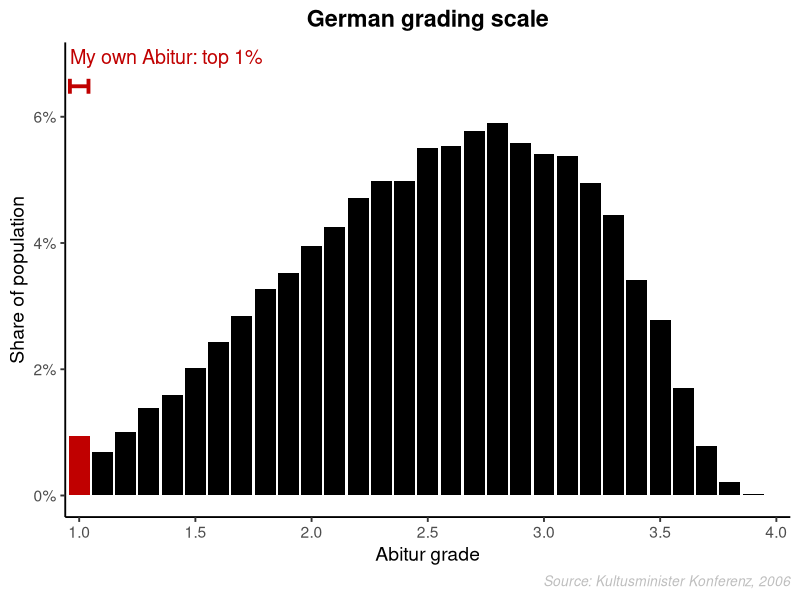
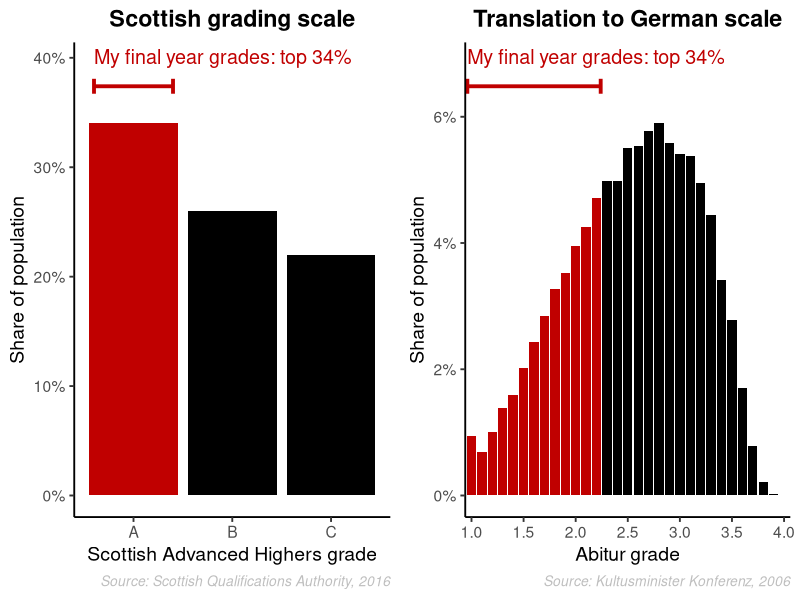
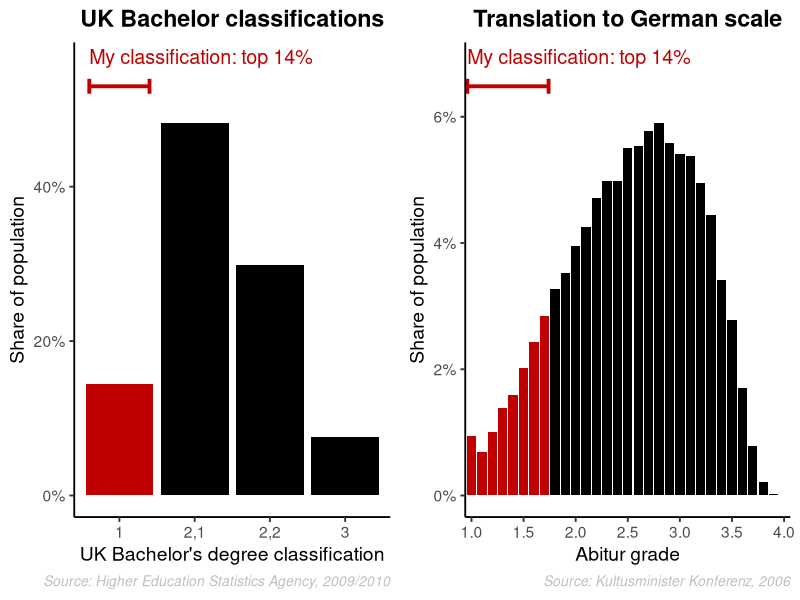
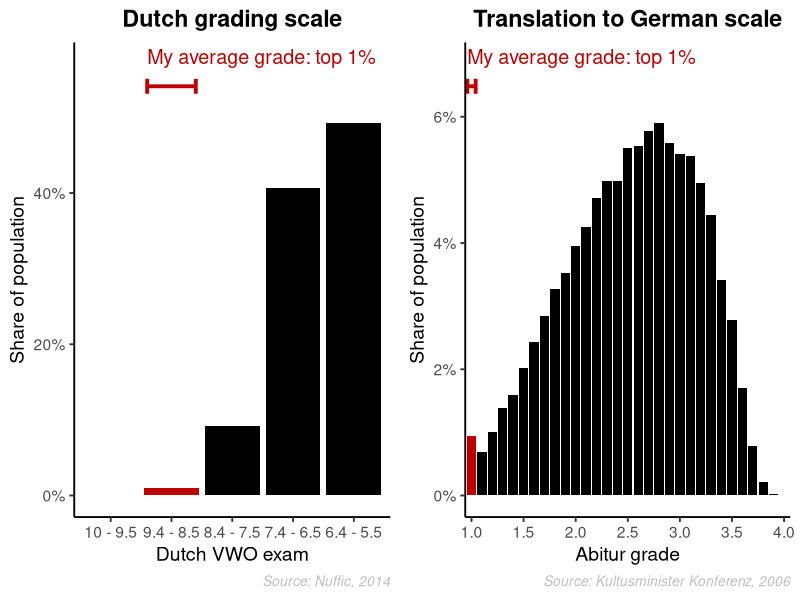
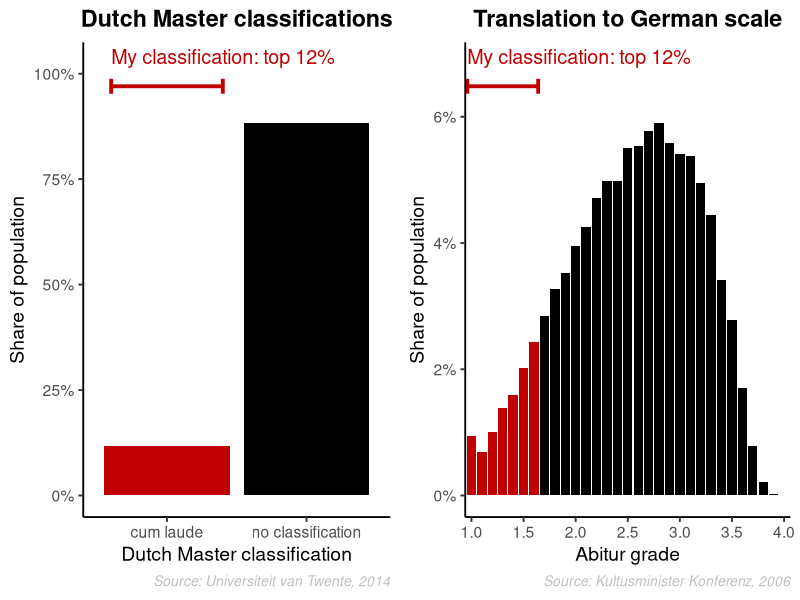

Write the R code that produced these figures, in order.
#This script visualises the grades I have obtained in my life and compares them to the German grading scale

#(c) Richard Kunert 
#For questions please e-mail RiKunert at gmail dot com

###################################################################################################
# load libraries
if(!require(ggplot2)){install.packages('ggplot2')}# visualisation
library(ggplot2)

if(!require(gridExtra)){install.packages('gridExtra')}#for plotting
library(gridExtra)

if(!require(scales)){install.packages('scales')}# percent axis labels
library(scales)

###################################################################################################
#prepare general look of plots (very clean)

theme_set(theme_bw(14)+#remove gray background, set font-size
            theme(axis.line = element_line(colour = "black"),
                  panel.grid.major = element_blank(),
                  panel.grid.minor = element_blank(),
                  #panel.background = element_blank(),
                  panel.border = element_blank(),
                  plot.title = element_text(hjust = 0.5, face="bold"),
                  #legend.key = element_blank(),
                  #legend.title = element_blank(),#remove all sorts of lines for a cleaner look
                  legend.position = 'none',#specify the legend to be on top
                  legend.direction = 'vertical'#specify the legend to be arranged vertically
                  ))

###################################################################################################
#custom plotting function for grade distribution with highlights

dis_plot = function(
  dis_dat,#the data whose distribution we will plot (data frame with columns prop, grades, and highlight)
  xlabel = 'Abitur grade',
  xticklabels = dis_dat$grades,#customisable x-axis labels
  caption_text = 'Source: Kultusminister Konferenz, 2006',#true for German Abitur distribution 
  percentiles = c(0, 0.1),#the percentiles which get highlighted
  bar_colours = c("#000000", "#c00000"),#first colour is non-highlight
  high_text = ' ',#The text of the highlight
  title_text = ' '){#The text of the highlight

  #augment input data
  dis_dat$perc = cumsum(dis_dat$prop)#cumulative proportion
  dis_dat$highlight = rep('-', length(dis_dat$prop))
  dis_dat$highlight[dis_dat$perc >= percentiles[1] & dis_dat$perc <= percentiles[2]] = 'RK'
  dis_dat$grades = factor(dis_dat$grades, levels = dis_dat$grades)
  
  #Plot distribution
  D = ggplot() +
    geom_bar(data = dis_dat, aes(x = grades, y = prop, fill = highlight), stat="identity") +
    labs(y="Share of population", x=xlabel) +
    scale_y_continuous(labels = percent) +#, limits = c(0, 0.07)) +
    scale_x_discrete(breaks = xticklabels,
                     labels = xticklabels) +
    scale_fill_manual(values=bar_colours) +
    ggtitle(title_text) +
    labs(caption = caption_text) + 
    theme(plot.caption = element_text(size = 10, color = 'grey', face= 'italic'))
  
  #add line and annotation of highlight
  y = max(dis_dat$prop) + max(dis_dat$prop)/ 10#0.06#line height
  x = mean(which(dis_dat$perc >= percentiles[1] & dis_dat$perc <= percentiles[2]))
  e = 0.4 + (x - min(which(dis_dat$perc >= percentiles[1] & dis_dat$perc <= percentiles[2])))
  vl = max(dis_dat$prop)/ 50
  
  D = D +
    geom_segment(aes(x=x - e, xend=x + e, y=y, yend=y), color = bar_colours[2], size = 1.3) +#horizontal line
    geom_segment(aes(x=x - e, xend=x - e, y=y - vl, yend=y + vl), color = bar_colours[2], size = 1.3) +#vertical line (left)
    geom_segment(aes(x=x + e, xend=x + e, y=y - vl, yend=y + vl), color = bar_colours[2], size = 1.3) +#vertical line (right)
    annotate("text", x = x - e, y = y + vl * 3, 
             vjust = 0, hjust=0, label=high_text, size = 5, color = bar_colours[2])
}

###################################################################################################
#plot actually obtained grades within distribution

#Source:  https://www.kmk.org/fileadmin/Dateien/pdf/Statistik/Aus_Abiturnoten_2006_2013.zip
AB_raw = c(2529, 1833, 2696, 3702, 4239, 5377, 6498, 7574, 8726, 9392, 10546, 11359, 12556, 13296, 13303, 14664, 14752, 15410, 15720, 14903, 14450, 14333, 13206, 11865, 9102, 7435, 4525, 2084, 561, 62, 22)
AB = data.frame(prop = AB_raw/sum(AB_raw),
                grades = as.character(format(seq(1, 4, 0.1), digits = 2)))

p1_1 = dis_plot(AB, xlabel = 'Abitur grade', xticklabels = c('1.0', '1.5', '2.0', '2.5', '3.0', '3.5', '4.0'),
             caption_text = 'Source: Kultusminister Konferenz, 2006',
             percentiles = c(0, 0.01), high_text = 'My own Abitur: top 1%',
             title_text = 'German grading scale')

# SCO: http://www.sqa.org.uk/sqa/files_ccc/ASR2016_AdvancedHigher.xls
SH = data.frame(prop = c(0.34, 0.26, 0.22),#7% D (FAIL) are ignored, based on 23,794 pupils
                grades = c('A', 'B', 'C'))
p2_1 = dis_plot(dis_dat = SH, xlabel = 'Scottish Advanced Highers grade',
             caption_text = 'Source: Scottish Qualifications Authority, 2016',
             percentiles = c(0, 0.34), high_text = 'My final year grades: top 34%',
             title_text = 'Scottish grading scale')

# Translate Scottish grades A into German grades
p2_2 = dis_plot(AB, xticklabels = c('1.0', '1.5', '2.0', '2.5', '3.0', '3.5', '4.0'),
             percentiles = c(0, 0.34), high_text = 'My final year grades: top 34%',
             title_text = 'Translation to German scale')

# UK: https://www.hesa.ac.uk/data-and-analysis/students/qualifications
BA = data.frame(prop = c(46830, 156720, 97160, 24510)/sum(c(46830, 156720, 97160, 24510)),
                grades = c('1', '2,1', '2,2', '3'))
p3_1 = dis_plot(dis_dat = BA, xlabel = 'UK Bachelor\'s degree classification' ,
             caption_text = 'Source: Higher Education Statistics Agency, 2009/2010',
             percentiles = c(0, 0.144), high_text = 'My classification: top 14%',
             title_text = 'UK Bachelor classifications')

# Translate UK Bachelor classification into German grades
p3_2 = dis_plot(AB, xticklabels = c('1.0', '1.5', '2.0', '2.5', '3.0', '3.5', '4.0'),
             percentiles = c(0, 0.144), high_text = 'My classification: top 14%',
             title_text = 'Translation to German scale')

# NL: https://www.nuffic.nl/publicaties/vind-een-publicatie/cijfervergelijking-examencijfers.pdf
VW = data.frame(prop = c(0.0004, 0.97, 9.19, 40.6, 49.2)/100,
                grades = c('10 - 9.5', '9.4 - 8.5', '8.4 - 7.5', '7.4 - 6.5', '6.4 - 5.5'))
p4_1 = dis_plot(dis_dat = VW, xlabel = 'Dutch VWO exam' ,
             caption_text = 'Source: Nuffic, 2014',
             percentiles = c(0.0005, 0.0005 + 0.97)/100, high_text = 'My average grade: top 1%',
             title_text = 'Dutch grading scale')

# Translate Dutch grades into German grades
p4_2 = dis_plot(AB, xticklabels = c('1.0', '1.5', '2.0', '2.5', '3.0', '3.5', '4.0'),
             percentiles = c(0, 0.009704), high_text = 'My average grade: top 1%',
             title_text = 'Translation to German scale')

# NL: https://www.utoday.nl/news/59692/12_masterstudenten_haalt_cum_laude
CL = data.frame(prop = c(11.8, 100-11.8)/100,
                grades = c('cum laude', 'no classification'))
p5_1 = dis_plot(dis_dat = CL, xlabel = 'Dutch Master classification' ,
             caption_text = 'Source: Universiteit van Twente, 2014',
             percentiles = c(0, 11.8/100), high_text = 'My classification: top 12%',
             title_text = 'Dutch Master classifications')

# Translate into German grades
p5_2 = dis_plot(AB, xticklabels = c('1.0', '1.5', '2.0', '2.5', '3.0', '3.5', '4.0'),
             percentiles = c(0, 11.8/100), high_text = 'My classification: top 12%',
             title_text = 'Translation to German scale')

p1_1#800x420
grid.arrange(grobs = list(p2_1,p2_2), ncol = 2, widths = c(2,2))
grid.arrange(grobs = list(p3_1,p3_2), ncol = 2, widths = c(2,2))
grid.arrange(grobs = list(p4_1,p4_2), ncol = 2, widths = c(2,2))
grid.arrange(grobs = list(p5_1,p5_2), ncol = 2, widths = c(2,2))

